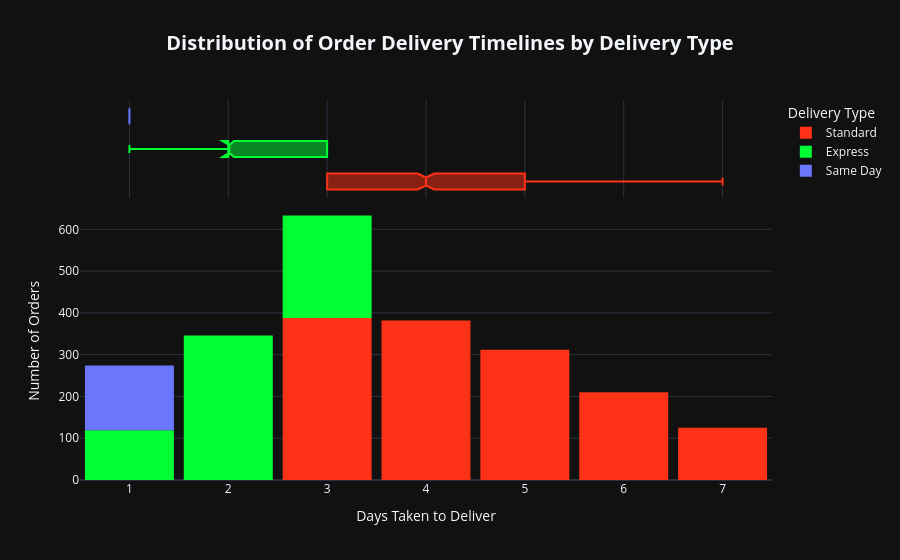

Notebook code cell kept with this figure:
### Code cell
fig6 = px.histogram(
    df,
    x="Delivery Days",
    marginal="box",
    color="Delivery Type",
    title="<b>Distribution of Order Delivery Timelines by Delivery Type</b>",
    labels={"Delivery Days": "Days Taken to Deliver", "Delivery Type": "Delivery Type"},
    template="plotly_dark",
    color_discrete_sequence=px.colors.qualitative.Light24,
)

fig6.update_layout(
    yaxis_title="Number of Orders",
    legend_title="Delivery Type",
    title={'x': 0.5, 'xanchor': 'center', 'font': dict(size=20)},
    bargap=0.1
)

fig6.show()

### Figure 1 — Plotly figure (JSON) as saved in the notebook; plotly's stock layout.template omitted (floating-point values rounded to 4 significant figures; data arrays with more than 128 entries replaced by an {"elided": "..."} marker saying what was removed)
{"data": [{"alignmentgroup": "True", "bingroup": "x", "hovertemplate": "Delivery Type=Standard<br>Days Taken to Deliver=%{x}<br>count=%{y}<extra></extra>", "legendgroup": "Standard", "marker": {"color": "#FD3216", "pattern": {"shape": ""}}, "name": "Standard", "offsetgroup": "Standard", "orientation": "v", "showlegend": true, "type": "histogram", "x": {"elided": "1417 int values"}, "xaxis": "x", "yaxis": "y"}, {"alignmentgroup": "True", "hovertemplate": "Delivery Type=Standard<br>Days Taken to Deliver=%{x}<extra></extra>", "legendgroup": "Standard", "marker": {"color": "#FD3216"}, "name": "Standard", "notched": true, "offsetgroup": "Standard", "showlegend": false, "type": "box", "x": {"elided": "1417 int values"}, "xaxis": "x2", "yaxis": "y2"}, {"alignmentgroup": "True", "bingroup": "x", "hovertemplate": "Delivery Type=Express<br>Days Taken to Deliver=%{x}<br>count=%{y}<extra></extra>", "legendgroup": "Express", "marker": {"color": "#00FE35", "pattern": {"shape": ""}}, "name": "Express", "offsetgroup": "Express", "orientation": "v", "showlegend": true, "type": "histogram", "x": {"elided": "710 int values"}, "xaxis": "x", "yaxis": "y"}, {"alignmentgroup": "True", "hovertemplate": "Delivery Type=Express<br>Days Taken to Deliver=%{x}<extra></extra>", "legendgroup": "Express", "marker": {"color": "#00FE35"}, "name": "Express", "notched": true, "offsetgroup": "Express", "showlegend": false, "type": "box", "x": {"elided": "710 int values"}, "xaxis": "x2", "yaxis": "y2"}, {"alignmentgroup": "True", "bingroup": "x", "hovertemplate": "Delivery Type=Same Day<br>Days Taken to Deliver=%{x}<br>count=%{y}<extra></extra>", "legendgroup": "Same Day", "marker": {"color": "#6A76FC", "pattern": {"shape": ""}}, "name": "Same Day", "offsetgroup": "Same Day", "orientation": "v", "showlegend": true, "type": "histogram", "x": {"elided": "155 int values"}, "xaxis": "x", "yaxis": "y"}, {"alignmentgroup": "True", "hovertemplate": "Delivery Type=Same Day<br>Days Taken to Deliver=%{x}<extra></extra>", "legendgroup": "Same Day", "marker": {"color": "#6A76FC"}, "name": "Same Day", "notched": true, "offsetgroup": "Same Day", "showlegend": false, "type": "box", "x": {"elided": "155 int values"}, "xaxis": "x2", "yaxis": "y2"}], "layout": {"bargap": 0.1, "barmode": "relative", "legend": {"title": {"text": "Delivery Type"}, "tracegroupgap": 0}, "title": {"font": {"size": 20}, "text": "<b>Distribution of Order Delivery Timelines by Delivery Type</b>", "x": 0.5, "xanchor": "center"}, "xaxis": {"anchor": "y", "domain": [0, 1], "title": {"text": "Days Taken to Deliver"}}, "xaxis2": {"anchor": "y2", "domain": [0, 1], "matches": "x", "showgrid": true, "showticklabels": false}, "yaxis": {"anchor": "x", "domain": [0, 0.7326], "title": {"text": "Number of Orders"}}, "yaxis2": {"anchor": "x2", "domain": [0.7426, 1], "matches": "y2", "showgrid": false, "showline": false, "showticklabels": false, "ticks": ""}}}
